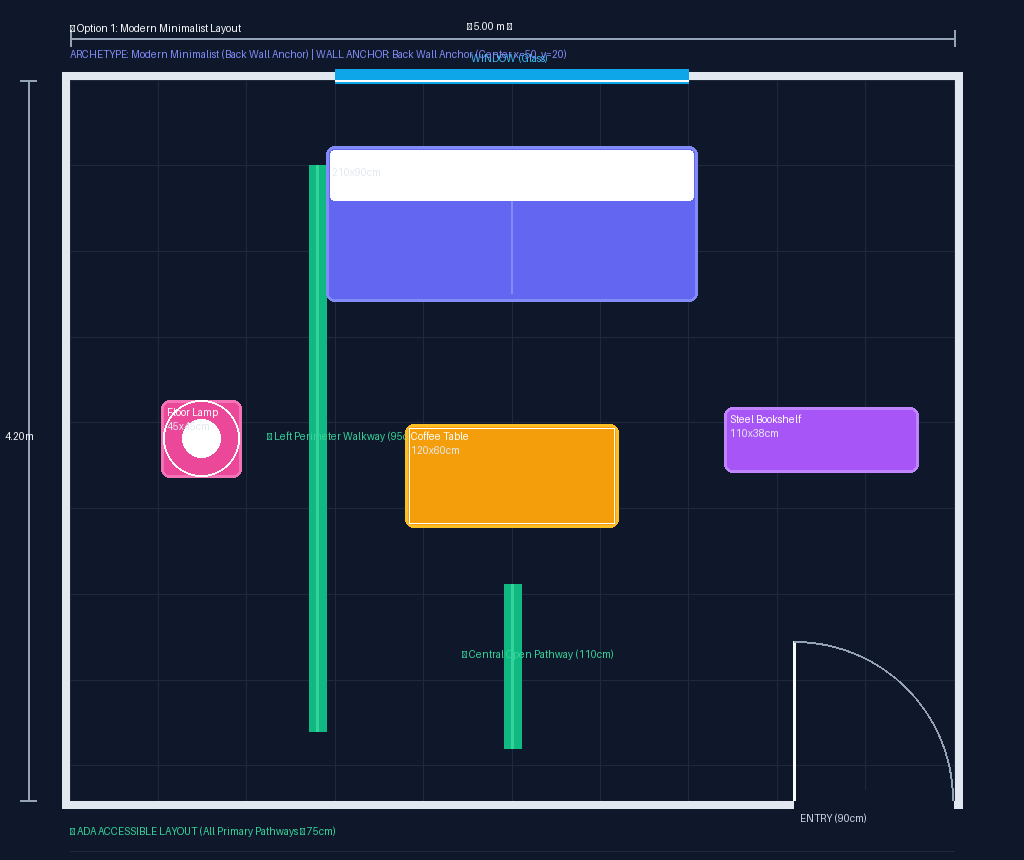
#> input picture test_floorplan_layout_1.png, 1024 x 860 px
$ python -i image_processor.py   (imports and definitions only)
#> lines starting #> are read from the running program, lines starting #| are printed output that depends on the picture
"""
Image Preprocessing Service
Provides high-performance image standardization, edge-preserving bilateral filtering,
and K-Means dominant color palette extraction for interior redesign pipelines.
"""
from typing import Tuple, List, Dict, Any, Union
from pathlib import Path
import cv2
import numpy as np
from PIL import Image


class ImageProcessor:
    """Handles image standardization, noise reduction, and dominant color palette extraction."""

    def __init__(self, target_size: Tuple[int, int] = (1024, 1024)):
        self.target_size = target_size

    def load_image(self, image_input: Union[str, Path, Image.Image, np.ndarray]) -> Image.Image:
        """Loads and converts various image inputs into a standard RGB PIL Image."""
        if isinstance(image_input, (str, Path)):
            image = Image.open(str(image_input)).convert("RGB")
        elif isinstance(image_input, Image.Image):
            image = image_input.convert("RGB")
        elif isinstance(image_input, np.ndarray):
            if len(image_input.shape) == 2:
                image = Image.fromarray(image_input).convert("RGB")
            elif image_input.shape[2] == 4:
                # RGBA to RGB
                image = Image.fromarray(cv2.cvtColor(image_input, cv2.COLOR_RGBA2RGB))
            else:
                image = Image.fromarray(cv2.cvtColor(image_input, cv2.COLOR_BGR2RGB))
#> image is the input picture: PIL image 1024x860 RGB; mean R, G, B 68, 47.1, 40.5
        else:
            raise ValueError(f"Unsupported image input type: {type(image_input)}")
        return image

    def standardize_image(
        self,
        image_input: Union[str, Path, Image.Image, np.ndarray],
        target_size: Tuple[int, int] = (1024, 1024),
        maintain_aspect_ratio: bool = True
    ) -> Image.Image:
        """
        Resizes and standardizes uploaded room images to 1024x1024 resolution.
        If maintain_aspect_ratio is True, adds symmetric letterbox padding to avoid distortion.
        """
        image = self.load_image(image_input)
        target_w, target_h = target_size

        if not maintain_aspect_ratio:
            return image.resize((target_w, target_h), Image.Resampling.LANCZOS)

        orig_w, orig_h = image.size
#> orig_w = 1024; orig_h = 860
        scale = min(target_w / orig_w, target_h / orig_h)
#> scale = 1
        new_w = int(orig_w * scale)
#> new_w = 1024
        new_h = int(orig_h * scale)
#> new_h = 860

        resized_img = image.resize((new_w, new_h), Image.Resampling.LANCZOS)

        # Create target canvas with neutral dark/black padding
        padded_canvas = Image.new("RGB", (target_w, target_h), (0, 0, 0))
#> padded_canvas: PIL image 1024x1024 RGB; every value is 0
        paste_x = (target_w - new_w) // 2
#> paste_x = 0
        paste_y = (target_h - new_h) // 2
#> paste_y = 82
        padded_canvas.paste(resized_img, (paste_x, paste_y))
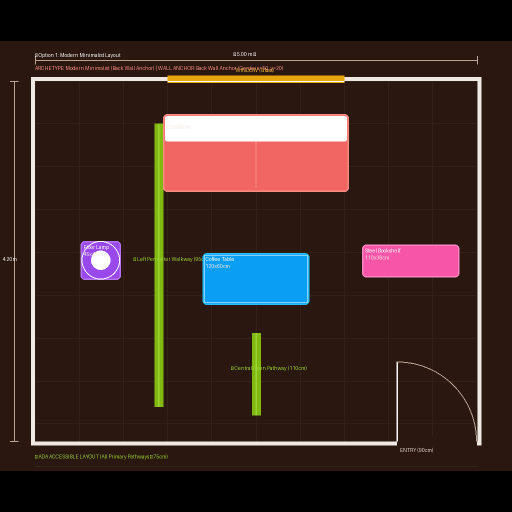
#> padded_canvas: PIL image 1024x1024 RGB (shown at 1/2 size); mean R, G, B 57.1, 39.6, 34

        return padded_canvas

    def apply_bilateral_filter(
        self,
        image_input: Union[str, Path, Image.Image, np.ndarray],
        d: int = 9,
        sigma_color: float = 75.0,
        sigma_space: float = 75.0
    ) -> Image.Image:
        """
        Applies OpenCV Bilateral Filtering for edge-preserving noise reduction.
        Smooths wall textures and sensor noise while retaining crisp structural room edges.
        """
#> called with d = 9, sigma_color = 75, sigma_space = 75
        image = self.load_image(image_input)
        img_np = np.array(image)

        # Convert RGB to BGR for OpenCV processing
        img_bgr = cv2.cvtColor(img_np, cv2.COLOR_RGB2BGR)
        filtered_bgr = cv2.bilateralFilter(img_bgr, d=d, sigmaColor=sigma_color, sigmaSpace=sigma_space)

        # Convert back to RGB PIL Image
        filtered_rgb = cv2.cvtColor(filtered_bgr, cv2.COLOR_BGR2RGB)
        return Image.fromarray(filtered_rgb)

    def extract_dominant_colors(
        self,
        image_input: Union[str, Path, Image.Image, np.ndarray],
        k: int = 5
    ) -> List[Dict[str, Any]]:
        """
        Extracts dominant color palettes using OpenCV K-Means clustering.
        Returns a sorted list of dictionaries containing RGB tuples, HEX codes, and pixel percentage.
        """
#> called with k = 5
        image = self.load_image(image_input)

        # Downsample image for rapid K-Means computation while preserving color distribution
        small_img = image.resize((150, 150), Image.Resampling.BILINEAR)
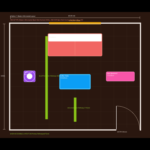
#> small_img: PIL image 150x150 RGB; mean R, G, B 57.1, 39.6, 34
        img_np = np.array(small_img).reshape((-1, 3)).astype(np.float32)

        # K-Means clustering criteria: 100 max iterations or 0.2 epsilon accuracy
        criteria = (cv2.TERM_CRITERIA_EPS + cv2.TERM_CRITERIA_MAX_ITER, 100, 0.2)
        flags = cv2.KMEANS_PP_CENTERS

        compactness, labels, centers = cv2.kmeans(
            img_np, k, None, criteria, 10, flags
        )
#> compactness = 20320675.9; centers = [[0.417, 0.25, 0.167], [202.5, 120.5, 107.4], [45.97, 27.3, 18.2], [233, 217.2, 224.9], [22.34, 158.9, 237.9]]

        labels = labels.flatten()
        total_pixels = len(labels)
#> total_pixels = 22500

        # Count frequencies of each cluster
        palette = []
        for i, center in enumerate(centers):
            count = int(np.sum(labels == i))
            percentage = round((count / total_pixels) * 100, 2)

            r, g, b = int(round(center[0])), int(round(center[1])), int(round(center[2]))
            hex_code = f"#{r:02x}{g:02x}{b:02x}".upper()

            palette.append({
                "hex": hex_code,
                "rgb": [r, g, b],
                "percentage": percentage
            })
#> this loop made 5 passes
#> (center, count, percentage, r, g, b, hex_code) on passes 1 to 5: ([0.417, 0.25, 0.167], 3600, 16, 0, 0, 0, '#000000'), ([202.5, 120.5, 107.4], 1844, 8.2, 202, 120, 107, '#CA786B'), ([45.97, 27.3, 18.2], 15848, 70.44, 46, 27, 18, '#2E1B12'), ([233, 217.2, 224.9], 730, 3.24, 233, 217, 225, '#E9D9E1'), ([22.34, 158.9, 237.9], 478, 2.12, 22, 159, 238, '#169FEE')
#> after the loop, palette = 5 items

        # Sort dominant colors by highest coverage percentage
        palette.sort(key=lambda x: x["percentage"], reverse=True)
        return palette

    def preprocess_upload(
        self,
        image_input: Union[str, Path, Image.Image, np.ndarray],
        target_size: Tuple[int, int] = (1024, 1024)
    ) -> Image.Image:
        """
        Standardizes an uploaded room image to 1024x1024 resolution.
        """
        return self.standardize_image(image_input, target_size=target_size, maintain_aspect_ratio=True)

    def extract_dominant_palette(
        self,
        image_input: Union[str, Path, Image.Image, np.ndarray],
        num_colors: int = 5
    ) -> List[Dict[str, Any]]:
        """
        Extracts dominant color palettes using K-Means clustering.
        """
        return self.extract_dominant_colors(image_input, k=num_colors)

    def preprocess_pipeline(
        self,
        image_input: Union[str, Path, Image.Image, np.ndarray],
        target_size: Tuple[int, int] = (1024, 1024),
        palette_clusters: int = 5
    ) -> Dict[str, Any]:
        """
        Executes the full preprocessing pipeline:
        1. Standardization to 1024x1024.
        2. Bilateral edge-preserving filtering.
        3. Dominant color extraction.
        """
        standardized_img = self.standardize_image(image_input, target_size=target_size)
        filtered_img = self.apply_bilateral_filter(standardized_img)
        dominant_palette = self.extract_dominant_colors(standardized_img, k=palette_clusters)
#> dominant_palette = 5 items

        return {
            "standardized_image": standardized_img,
            "filtered_image": filtered_img,
            "dominant_palette": dominant_palette,
            "dimensions": target_size
        }


# Singleton image processor instance
image_processor = ImageProcessor()

>>> import cv2
>>> picture = cv2.cvtColor(cv2.imread('../test_floorplan_layout_1.png'), cv2.COLOR_BGR2RGB)
>>> result = ImageProcessor().preprocess_pipeline(picture)
#> result = 4 items

$ run again, on test_floorplan_layout_2.png
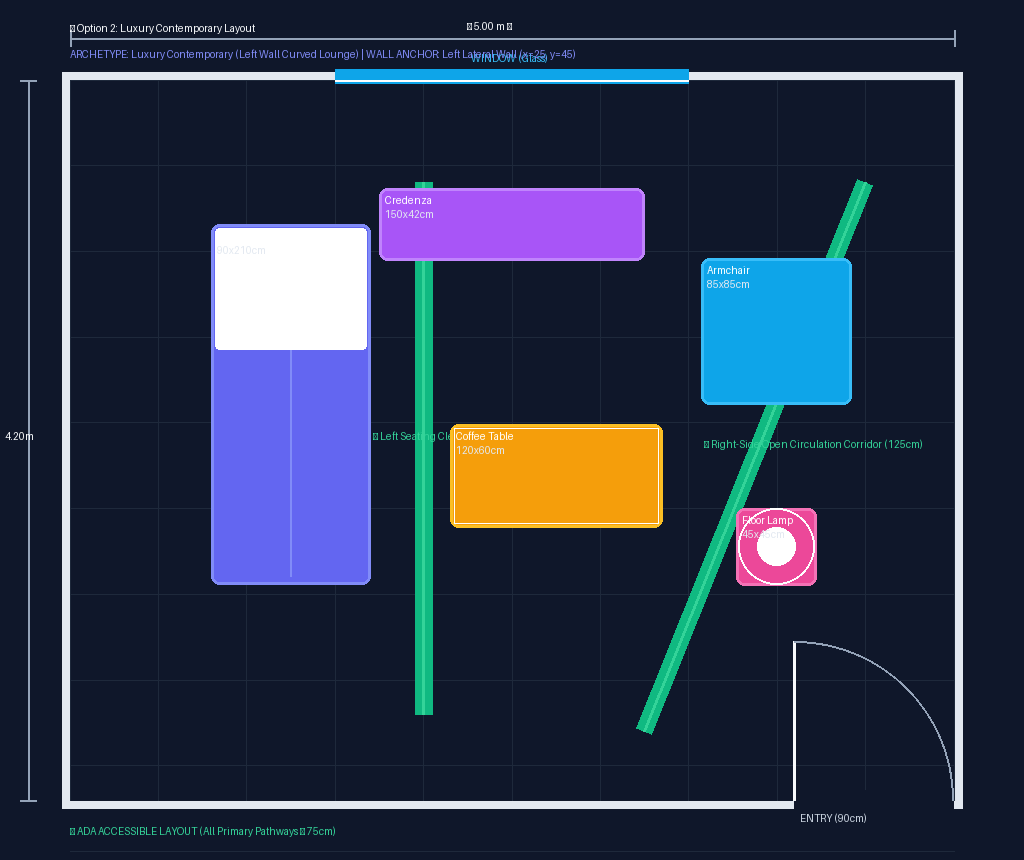
#> input picture test_floorplan_layout_2.png, 1024 x 860 px
#> in load_image, image is the input picture: PIL image 1024x860 RGB; mean R, G, B 74.5, 51.6, 41.7
#> in standardize_image, `padded_canvas.paste(resized_img, (paste_x, paste_y))`:
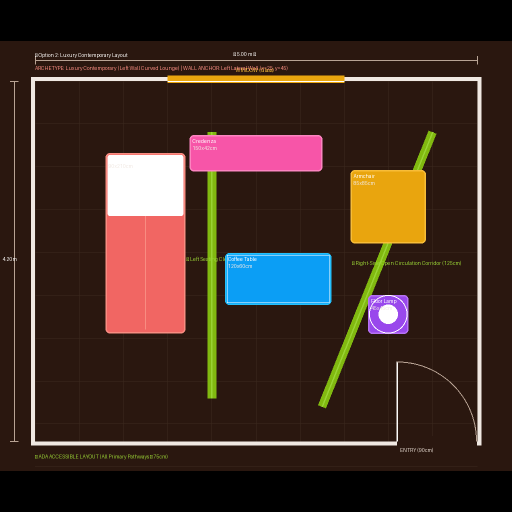
#> padded_canvas: PIL image 1024x1024 RGB (shown at 1/2 size); mean R, G, B 62.6, 43.4, 35
#> in extract_dominant_colors, `small_img = image.resize((150, 150), Image.Resampling.BILINEAR)`:
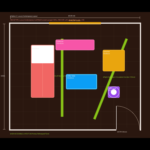
#> small_img: PIL image 150x150 RGB; mean R, G, B 62.6, 43.4, 35
#> compactness = 26054879.9; centers = [[209.1, 128.3, 90.88], [46.37, 27.75, 18.35], [31.14, 155, 240.7], [232.2, 220.5, 227.9], [0.417, 0.25, 0.167]]
#> total_pixels = 22500
#> the loop in extract_dominant_colors, `for i, center in enumerate(centers):` made 5 passes
#> (center, count, percentage, r, g, b, hex_code) on passes 1 to 5: ([209.1, 128.3, 90.88], 2497, 11.1, 209, 128, 91, '#D1805B'), ([46.37, 27.75, 18.35], 15196, 67.54, 46, 28, 18, '#2E1C12'), ([31.14, 155, 240.7], 499, 2.22, 31, 155, 241, '#1F9BF1'), ([232.2, 220.5, 227.9], 708, 3.15, 232, 220, 228, '#E8DCE4'), ([0.417, 0.25, 0.167], 3600, 16, 0, 0, 0, '#000000')
#> after the loop in extract_dominant_colors, `for i, center in enumerate(centers):`: palette = 5 items
#> result = 4 items

$ run again, on test_floorplan_layout_3.png
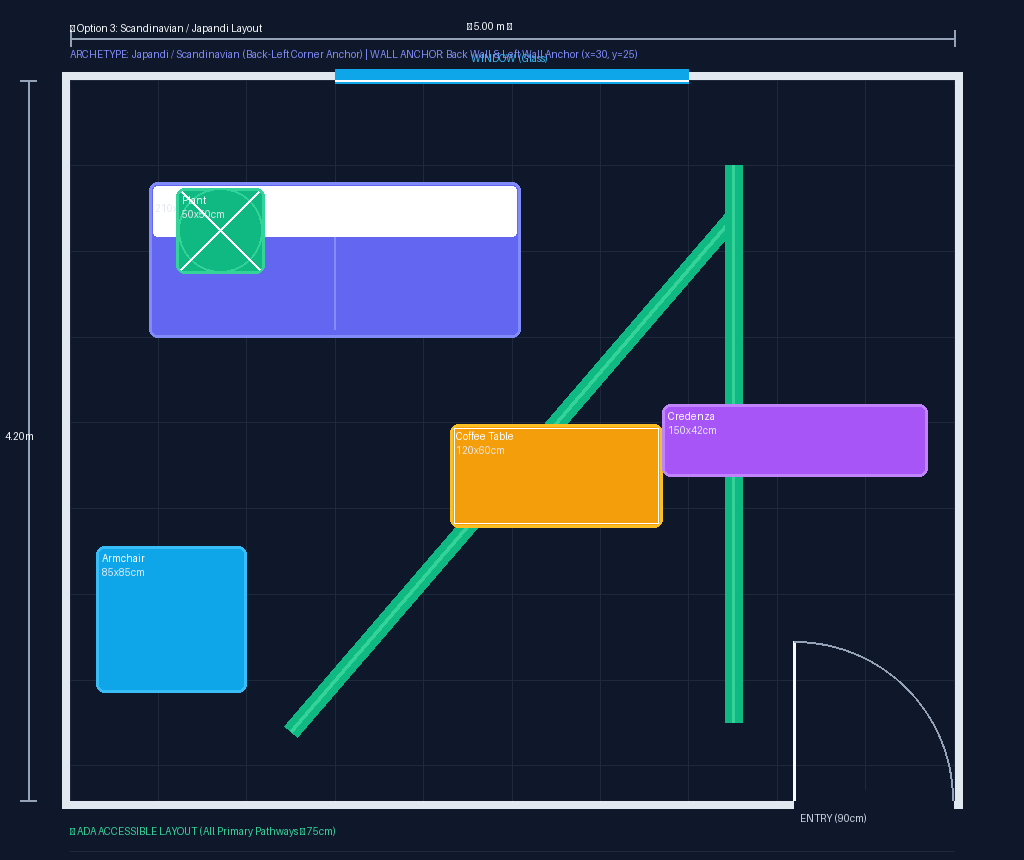
#> input picture test_floorplan_layout_3.png, 1024 x 860 px
#> in load_image, image is the input picture: PIL image 1024x860 RGB; mean R, G, B 72.9, 51.3, 38.9
#> in standardize_image, `padded_canvas.paste(resized_img, (paste_x, paste_y))`:
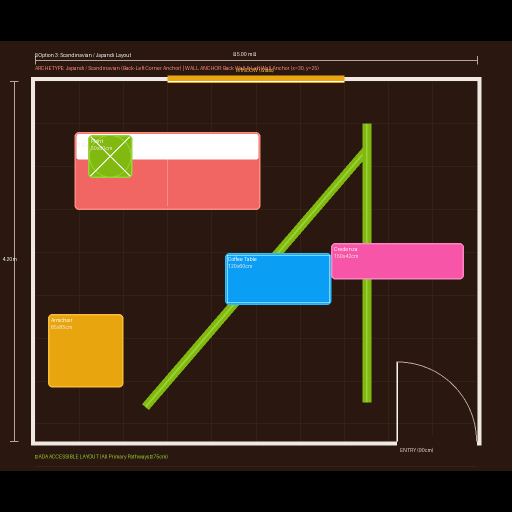
#> padded_canvas: PIL image 1024x1024 RGB (shown at 1/2 size); mean R, G, B 61.2, 43.1, 32.6
#> in extract_dominant_colors, `small_img = image.resize((150, 150), Image.Resampling.BILINEAR)`:
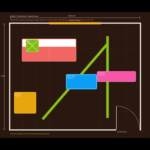
#> small_img: PIL image 150x150 RGB; mean R, G, B 61.2, 43.1, 32.6
#> compactness = 24715263.7; centers = [[0.417, 0.25, 0.167], [171.8, 159.1, 33.8], [45.79, 26.91, 18.17], [226.5, 141.1, 153.6], [22.55, 160.9, 241.2]]
#> total_pixels = 22500
#> the loop in extract_dominant_colors, `for i, center in enumerate(centers):` made 5 passes
#> (center, count, percentage, r, g, b, hex_code) on passes 1 to 5: ([0.417, 0.25, 0.167], 3600, 16, 0, 0, 0, '#000000'), ([171.8, 159.1, 33.8], 1317, 5.85, 172, 159, 34, '#AC9F22'), ([45.79, 26.91, 18.17], 15153, 67.35, 46, 27, 18, '#2E1B12'), ([226.5, 141.1, 153.6], 1965, 8.73, 227, 141, 154, '#E38D9A'), ([22.55, 160.9, 241.2], 465, 2.07, 23, 161, 241, '#17A1F1')
#> after the loop in extract_dominant_colors, `for i, center in enumerate(centers):`: palette = 5 items
#> result = 4 items

$ run again, on test_floorplan_layout_4.png
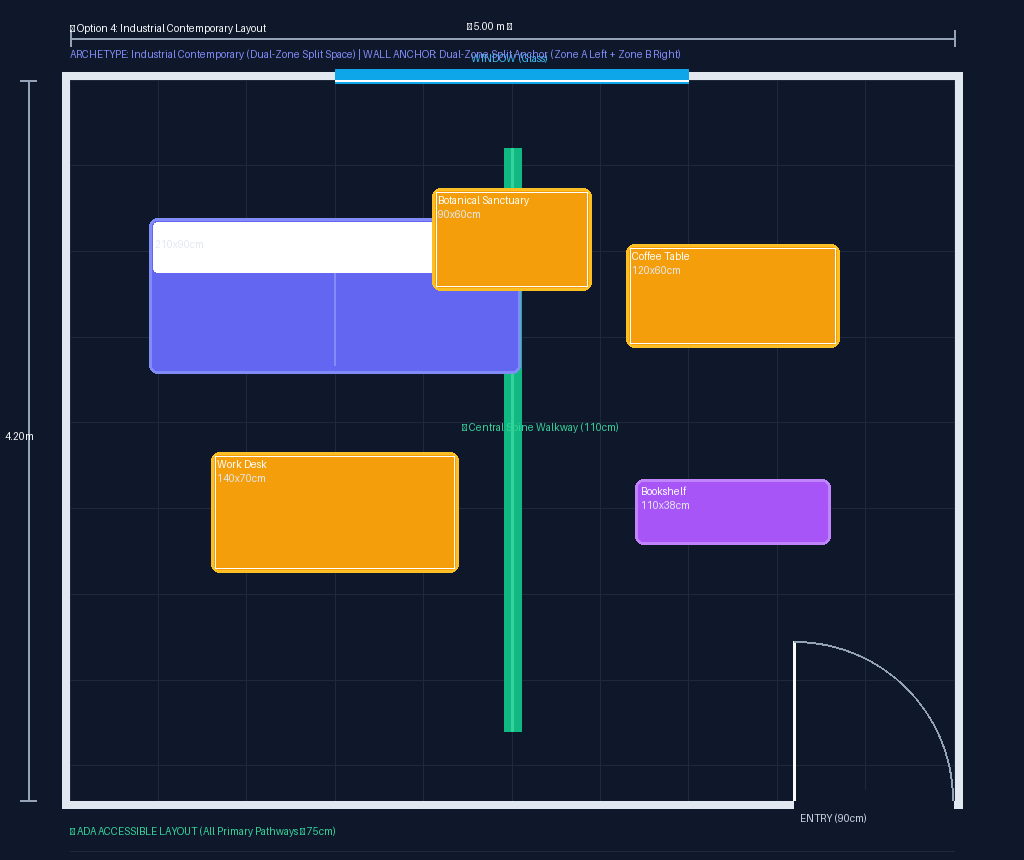
#> input picture test_floorplan_layout_4.png, 1024 x 860 px
#> in load_image, image is the input picture: PIL image 1024x860 RGB; mean R, G, B 63.8, 51.3, 49.6
#> in standardize_image, `padded_canvas.paste(resized_img, (paste_x, paste_y))`:
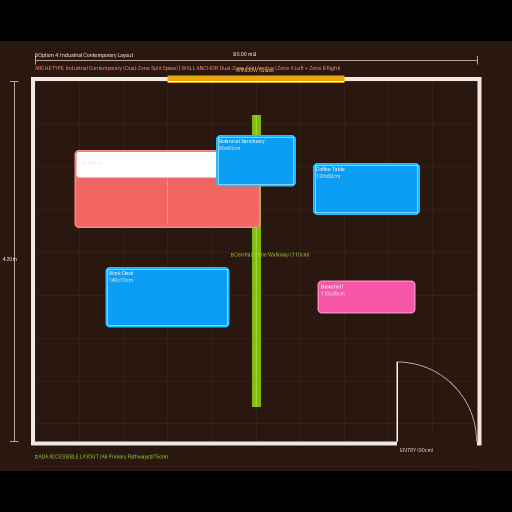
#> padded_canvas: PIL image 1024x1024 RGB (shown at 1/2 size); mean R, G, B 53.6, 43.1, 41.6
#> in extract_dominant_colors, `small_img = image.resize((150, 150), Image.Resampling.BILINEAR)`:
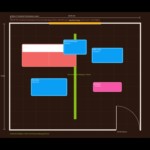
#> small_img: PIL image 150x150 RGB; mean R, G, B 53.6, 43.1, 41.6
#> compactness = 15916381.9; centers = [[23.15, 160, 239.5], [45.59, 27.12, 18.44], [208.6, 118.8, 109.6], [232.3, 222.6, 219.6], [0.417, 0.25, 0.167]]
#> total_pixels = 22500
#> the loop in extract_dominant_colors, `for i, center in enumerate(centers):` made 5 passes
#> (center, count, percentage, r, g, b, hex_code) on passes 1 to 5: ([23.15, 160, 239.5], 1472, 6.54, 23, 160, 240, '#17A0F0'), ([45.59, 27.12, 18.44], 15205, 67.58, 46, 27, 18, '#2E1B12'), ([208.6, 118.8, 109.6], 1679, 7.46, 209, 119, 110, '#D1776E'), ([232.3, 222.6, 219.6], 544, 2.42, 232, 223, 220, '#E8DFDC'), ([0.417, 0.25, 0.167], 3600, 16, 0, 0, 0, '#000000')
#> after the loop in extract_dominant_colors, `for i, center in enumerate(centers):`: palette = 5 items
#> result = 4 items
